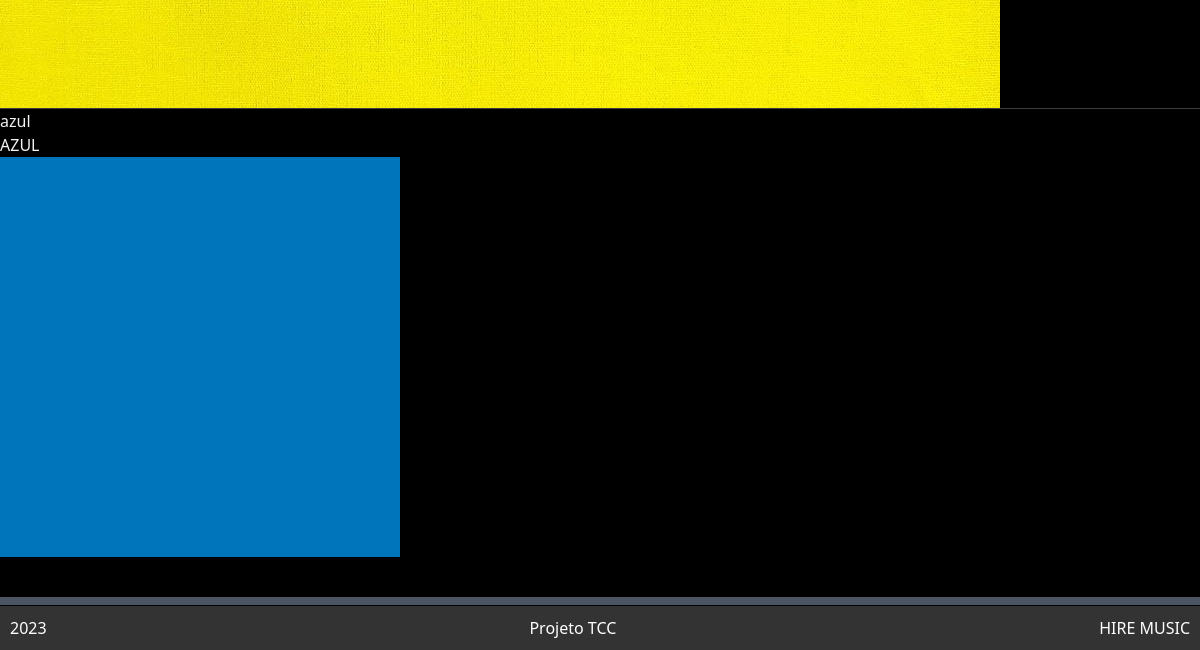
The app's page /produtos/ (lower part), older data.
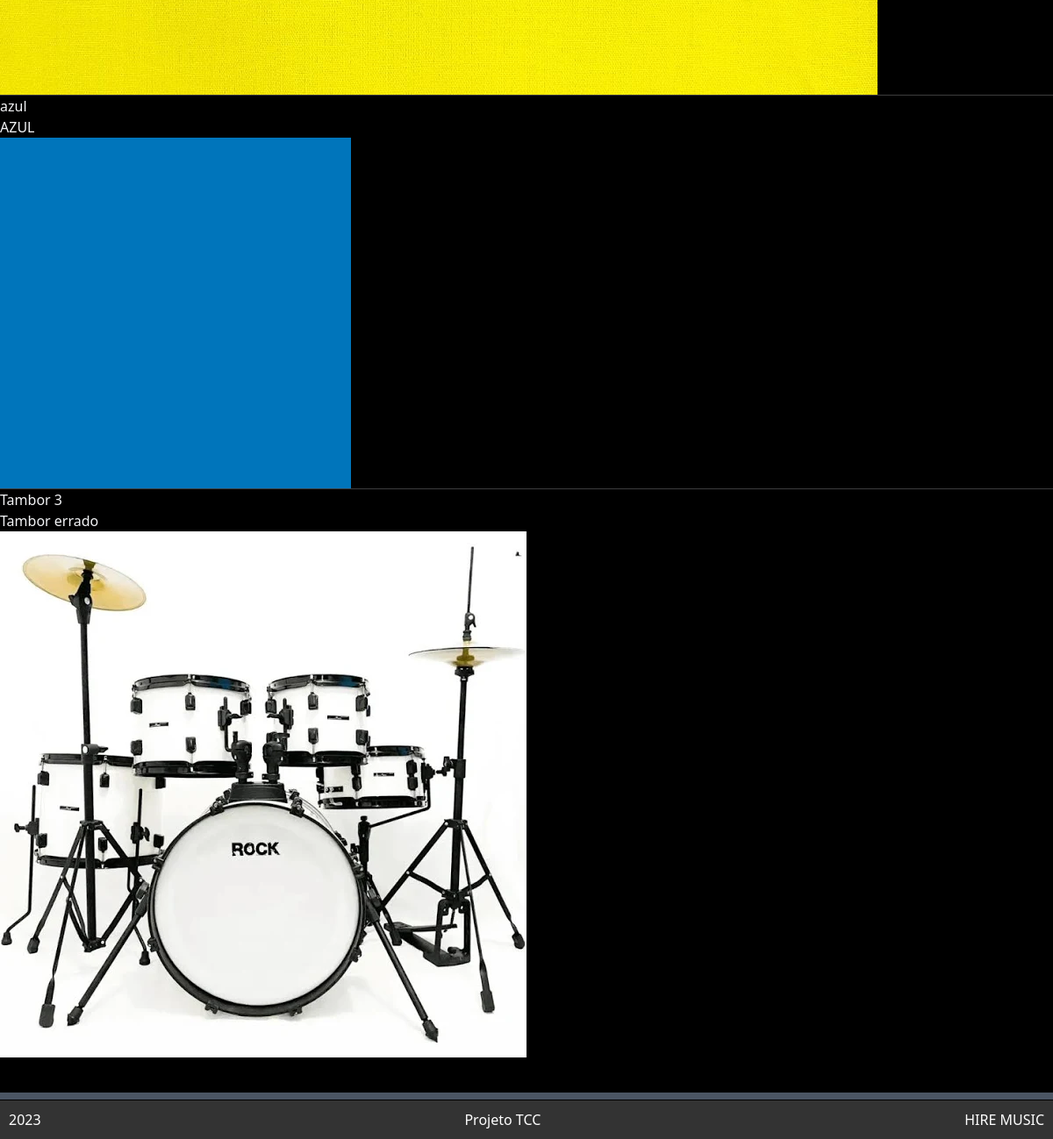
The same page, newer data.
### hmusic/models.py (models this page shows, shortened)
class Instrumentos(models.Model):
    titulo = models.CharField(max_length=100)
    thumb = models.ImageField(upload_to='thumb_instrumentos')
    descricao = models.TextField(max_length=1000)
    categoria = models.CharField(max_length=15, choices=LISTA_CATEGORIAS)
    visualizacoes = models.IntegerField(default=0)
    quantidade = models.PositiveIntegerField(default=0)  # Adicione um campo para quantidade
    preco = models.DecimalField(max_digits=10, decimal_places=2)  # Adicione um campo para preço
    data_criacao = models.DateTimeField(default=timezone.now)
    numero_telefone = models.CharField(max_length=15, default='5511123456789')

### hmusic/views.py (the view)
# urls.py: path('produtos/', Homeprodutos.as_view(), name='listaproduto'),
class Homeprodutos(ListView):
    template_name = "homeprodutos.html"
    model = Instrumentos

### hmusic/novos_context.py (called while the page is built)
def lista_instrumentos_recentes(request):
    lista_instrumentos = Instrumentos.objects.all().order_by('-data_criacao')[0:8] #(se for colocar um destque ele vem aqui aula 33 para tras fala disso)
    return {"lista_instrumentos_recentes": lista_instrumentos} #retorna uim dicionario com o resultado do codigo depois de vasculhar o banco

def lista_em_alta(request):
    lista_instrumentos = Instrumentos.objects.all().order_by('-visualizacoes')[0:8]
    return {"lista_em_alta": lista_instrumentos}

### hmusic/templates/homeprodutos.html (shortened to what this page needs)
{% extends 'base.html'%}
{% block content %}
<div class="py-10 border-gray-600 border-b-8">
  {% for instrumentos in object_list %}
  <hr>
  <a href="{% url 'hmcontrol:detalhesproduto' instrumentos.id %}"><p>{{ instrumentos.titulo }}</p></a>
  <p>{{instrumentos.descricao }}</p>
  <img src="{{ instrumentos.thumb.url }}">
  {% endfor %}
</div>
{% endblock %}

### templates/base.html (shortened to what this page needs)
<!DOCTYPE html>
<html lang="pt-BR">
<head>
    <link href="https://cdn.jsdelivr.net/npm/bootstrap@5.3.2/dist/css/bootstrap.min.css" rel="stylesheet">
    <script src="https://cdn.tailwindcss.com"></script>
</head>
<body class="bg-black text-gray-100 font-primary">
    {% block content %}
    {% endblock %}
<footer>
    {% include 'rodape.html' %}
</footer>
</body>
</html>

### templates/navbar.html (shortened to what this page needs)
{% load static %}

### templates/rodape.html
 <ul class="flex justify-between items-center">
      <li> 2023</li>
      <li>Projeto TCC</li>
      <li>HIRE MUSIC</li>
 </ul>

### templates/base.html (style rules this page uses)
body { padding-top: 56px; }
body { padding-bottom: 45px; position: relative; }
footer { position: absolute; bottom: 0; width: 100%; background-color: #333; color: #fff; padding: 10px; }

Row changes from the older to the newer data that the page shows:
added Instrumentos: titulo "Tambor 3", descricao "Tambor errado", thumb (picture)
